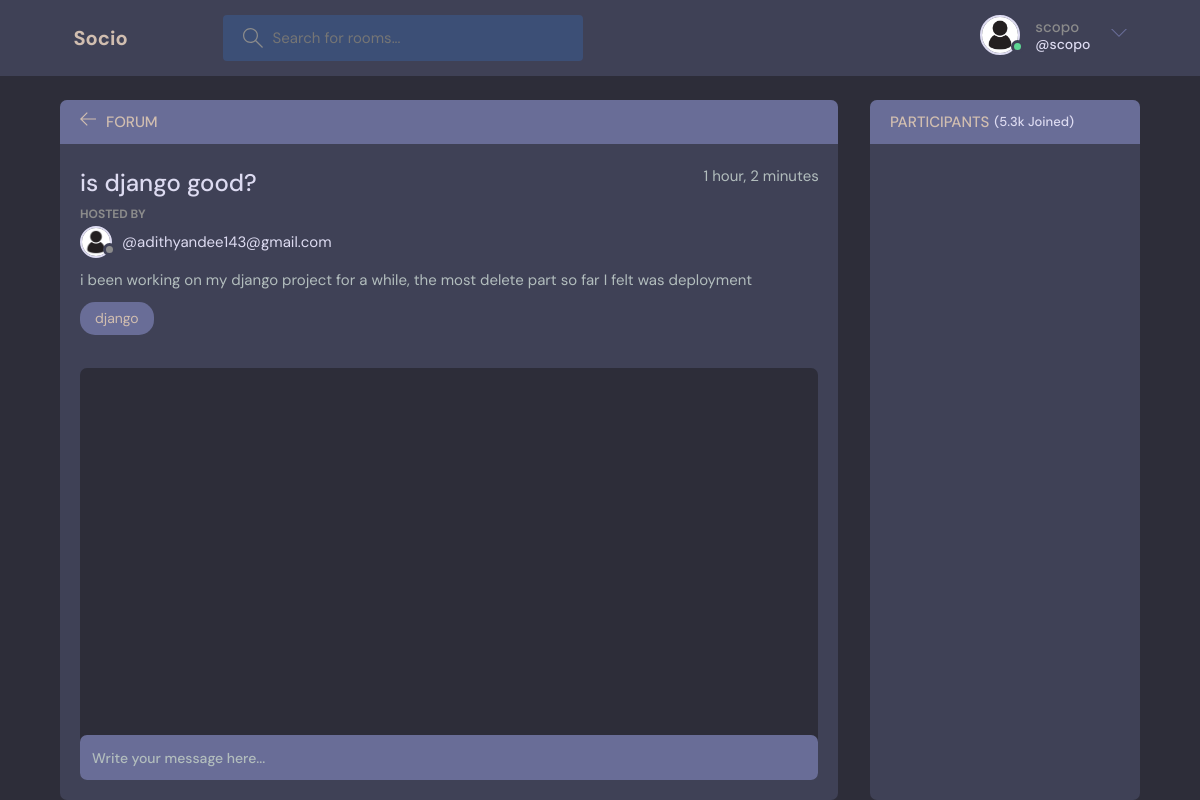
/room/3/ (signed in), run on the app's committed database.
### base/models.py (models this page shows, shortened)
class User(AbstractUser):
    name=models.CharField(max_length=200,null=True)
    email=models.EmailField(unique=True, null=True)
    bio=models.TextField(null=True)
    avatar= models.ImageField(null=True,default="pro.jpg")
    USERNAME_FIELD = 'email'
    REQUIRED_FIELDS=[]

class Room (models.Model):
    host = models.ForeignKey(User,  on_delete=models.SET_NULL, null=True)
    topic = models.ForeignKey(Topic, on_delete=models.SET_NULL, null=True)
    name=models.CharField(max_length=200)
    description=models.TextField(null=True, blank=True)
    participants = models.ManyToManyField(User,related_name='participants')
    update = models.DateTimeField(auto_now=True)
    created=models.DateTimeField(auto_now_add=True)
    class Meta:
        ordering= ['-update', '-created']

class Topic (models.Model):
    name = models.CharField(max_length=200)
    def __str__(self):
        return self.name

### base/views.py (the view, shortened to what this page needs)
# urls.py: path('room/<str:pk>/',views.room, name="room"),
def room(request,pk ):
    room=Room.objects.get(id=pk)
    room_message=room.message_set.all().order_by('-created')
    participants=room.participants.all()
    context={'room':room,'room_message':room_message,'participants':participants}
    return render(request,'base/room.html',context)

### base/templates/base/room.html (shortened to what this page needs)
{% extends 'main.html' %} {% block content %} {% load static %}
<main class="profile-page layout layout--2">
  <div class="container">
    <div class="room">
      <div class="room__top">
        <div class="room__topLeft">
          <a href="{% url 'HOME' %}">
            <svg
              version="1.1"
              xmlns="http://www.w3.org/2000/svg"
              width="32"
              height="32"
              viewBox="0 0 32 32"
            >
              <title>arrow-left</title>
              <path
                d="M13.723 2.286l-13.723 13.714 13.719 13.714 1.616-1.611-10.96-10.96h27.625v-2.286h-27.625l10.965-10.965-1.616-1.607z"
              ></path>
            </svg>
          </a>
          <h3>Forum</h3>
        </div>
      </div>
      <div class="room__box scroll">
        <div class="room__header scroll">
          <div class="room__info">
            <h3>{{room.name}}</h3>
            <span>{{room.created | timesince}}</span>
          </div>
          <div class="room__hosted">
            <p>Hosted By</p>
            <a
              href="{% url 'user-profile' room.host.id %}"
              class="room__author"
            >
              <div class="avatar avatar--small">
                <img src="{% static 'images/pro.jpg' %}" />
              </div>
              <span>@{{room.host}}</span>
            </a>
          </div>
          <div class="room__details">{{room.description}}</div>
          <span class="room__topics">{{room.topic}}</span>
        </div>
        <div class="room__conversation">
          <div class="threads scroll">
          </div>
        </div>
      </div>
      <div class="room__message">
        <form action="" method="POST">
          <input name="body" placeholder="Write your message here..." />
        </form>
      </div>
    </div>
    <div class="participants">
      <h3 class="participants__top">Participants <span>(5.3k Joined)</span></h3>
      <div class="participants__list scroll">
      </div>
    </div>
  </div>
</main>
{% endblock %}

### templates/navbar.html (shortened to what this page needs)
{% load static %}
<header class="header header--loggedIn">
    <div class="container">
      <a href="{% url 'HOME' %}" class="header__logo">
        <h1>Socio</h1>
      </a>
      <form class="header__search" method="GET" action="{% url 'HOME' %}">
        <label>
          <input name="q" placeholder="Search for rooms..." />
        </label>
      </form>
      <nav class="header__menu">
        {% if request.user.is_authenticated %}
        <div class="header__user">
          <a href="{% url 'user-profile' request.user.id %}">
            <div class="avatar avatar--medium active">
              <img src="{% static 'images/pro.jpg' %}" />
            </div>
            <p>{{request.user.username}}<span>@{{request.user.username}}</span></p>
          </a>
          <button class="dropdown-button">
            <svg version="1.1" xmlns="http://www.w3.org/2000/svg" width="32" height="32" viewBox="0 0 32 32">
              <title>chevron-down</title>
              <path d="M16 21l-13-13h-3l16 16 16-16h-3l-13 13z"></path>
            </svg>
          </button>
        </div>
        {% else %}
        <a href="{% url 'login' %}">
          <img src="./assets/avatar.svg" />
          <p>Login</p>
        </a>
        {% endif %}
      </nav>
    </div>
  </header>

### data on the page
User: user.username "scopo"
Room: name "is django good?", created "1 hour, 2 minutes", host "adithyandee143@gmail.com", description "i been working on my django project for a while, the most delete part so far I felt was deployment", topic "django"
